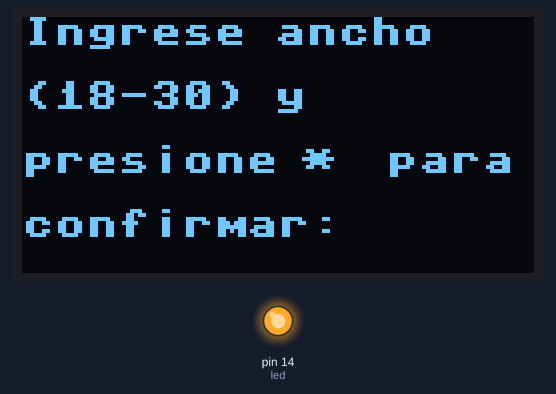
A program run on a simulated MicroPython board. Parts: 128×64 one-colour display, output pins drawn as LEDs (lit = HIGH).

Above: at 3.2 s.
At 8.0 s:
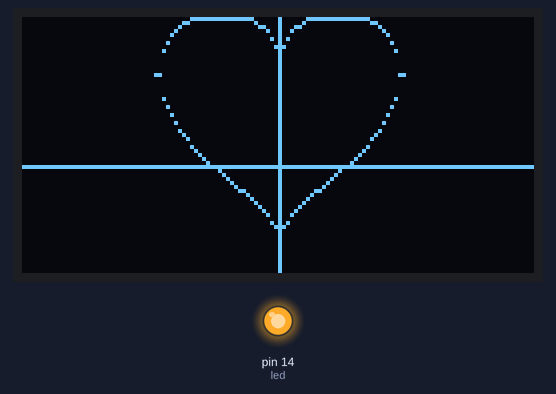
At 23.1 s:
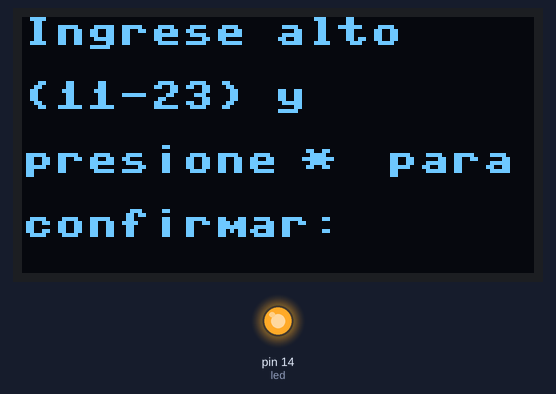
At 35.9 s:
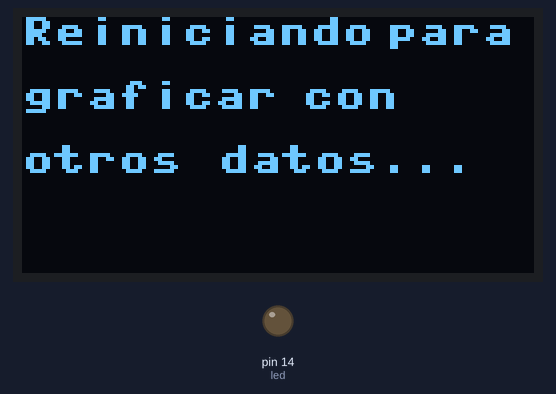
Timing chart, 0 to 40.0 s (numbered marks = the images above):
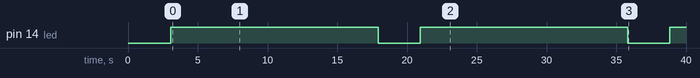

Measured:
- by itself, pin 14 (led): alternates HIGH for 14.9 s and LOW for 3.0 s
- what the display in image 0 shows lasts 2.0 s, from 3.1 s to 5.1 s
- what the display in image 1 shows lasts 10.1 s, from 7.9 s to 18.0 s
- what the display in image 2 shows lasts 2.1 s, from 23.0 s to 25.1 s

The program:

corazon_+_keypad__modificar_para_hacer_mas_curvy_.py
```python
from machine import Pin, I2C
from ssd1306 import SSD1306_I2C
import utime
import math
from time import sleep

# --- definicion de parametros para el uso del keypad matricial --- #
TECLA_ARRIBA  = 0
TECLA_ABAJO = 1

teclas = [['1', '2', '3', 'A'], ['4', '5', '6', 'B'], ['7', '8', '9', 'C'], ['*', '0', '#', 'D']]

filas = [2,3,4,5]
columnas = [6,7,8,9]

fila_pines = [Pin(nombre_pin, mode=Pin.OUT) for nombre_pin in filas]
columna_pines = [Pin(nombre_pin, mode=Pin.IN, pull=Pin.PULL_DOWN) for nombre_pin in columnas]

# --- inicializacion del keypad --- #
def init_keypad():
    for fila in fila_pines:
        fila.low()

# --- funcion para determinar si la tecla esta siendo presionada --- #
# --- esta se invoca en la funcion obtener_valor --- #
def scan_keypad():
    for fila in range(4):
        fila_pines[fila].high()
        for columna in range(4):
            if columna_pines[columna].value() == TECLA_ABAJO:
                utime.sleep(0.3)
                fila_pines[fila].low()
                return teclas[fila][columna]
        fila_pines[fila].low()
    return None

# --- funcion para determinar ancho y alto ingresado por keypad --- #
# --- se utiliza la tecla asterisco del keypad para finalizar la entrada --- #
def obtener_valor(mensaje, min_val, max_val, oled):
    valor = ""
    print(mensaje)
    while True:
        tecla = scan_keypad()
        if tecla:
            if tecla == '*':
                if valor and min_val <= int(valor) <= max_val:
                    return int(valor)
                else:
                    mensaje = "Valor fuera de rango. Intente nuevamente."
                    print(mensaje)
                    mostrar_oled(oled, mensaje, 3)
                    valor = ""
            elif tecla.isdigit():
                valor += tecla
                cadena = f"Ingresado: {valor}"
                print(cadena)
                mostrar_oled(oled, cadena, 0.5)

# --- creacion de la instancia oled --- #
def crear_oled():
    i2c = I2C(0, scl=Pin(17), sda=Pin(16), freq=400000)
    return SSD1306_I2C(128, 64, i2c)

# -- funcion para mostrar mensajes en la pantalla OLED -- #
def mostrar_oled(oled, message, n):
    oled.fill(0)
    ancho_caracter = 7 # <-- tamaño en pixeles de un caracter
    max_columna = 120   # <-- long max de la pantalla
    fila = 0            # <-- primera linea
    columna = 0      # <-- primera columna
    palabras = message.split() # <-- string a lista
    for palabra in palabras:
        ancho_palabra = len(palabra) * ancho_caracter
        if columna + ancho_palabra > max_columna:
            fila += 16
            columna = 0
        if fila >= 50:
            oled.show()
            sleep(n)
            oled.fill(0)
            fila = 0
            columna = 0
        oled.text(palabra, columna, fila)
        columna = columna + 7 # --> espacio entre palabras porsia
        columna += ancho_palabra + ancho_caracter
    oled.show()
    sleep(n)

# --- funcion para dibujar corazon, param: oled, ancho y alto
def dibujar_corazon(oled, tam_ancho, tam_alto):
    centro_x = 64
    centro_y = 37
    oled.fill(0)
    tam_ancho = tam_ancho
    # dibujar cora punto x punto
    for pos_x in range(128):
        if pos_x < centro_x:
            continue
        if pos_x - centro_x - 1 > tam_ancho:
            continue
        # modifcar el ,1 es que es un parametro
        pos_y = int(abs((pow((pos_x - centro_x) / tam_ancho, 0.35) + pow(-pow((pos_x - centro_x) / tam_ancho, 2) + 1, 1 / 2)) * -1 * tam_alto + centro_y))
        oled.pixel(pos_x, pos_y, 1)
        oled.pixel(pos_x - (pos_x - centro_x) * 2, pos_y, 1)

        pos_y = int(abs((pow((pos_x - centro_x) / tam_ancho, 0.35) - pow(-pow((pos_x - centro_x) / tam_ancho, 2) + 1, 1 / 2)) * -1 * tam_alto + centro_y))
        oled.pixel(pos_x, pos_y, 1)
        oled.pixel(pos_x - (pos_x - centro_x) * 2, pos_y, 1)
        oled.show()

    # plano cartesiano
    oled.hline(0, 37, 128, 1)
    oled.vline(64, 0, 64, 1)
    oled.show()

'''
30 x 23
20 x 18
27 x 19
'''
if __name__ == "__main__":
    init_keypad()
    led = Pin(14, Pin.OUT)
    led.value(0)

    oled = crear_oled()
    oled.fill(0)
    oled.show()
    mostrar_oled(oled, "GRAFICADORA DE CORAZON", 3)

    while True:
        # llamar para mostrar pantalla oled la cadena
        led.value(1)
        mostrar_oled(oled, "Ingrese ancho (18-30) y presione * para confirmar:", 2)
        led.value(0)
        # invocar funcion para solicitar parametros, (cadena, valor min, valor max, instancia oled)
        ancho = 30
        alto = 23

        #ancho = obtener_valor("Ingrese ancho (18-30) y presione * para confirmar:", 18, 30, oled)

        led.value(1)
        # llamar para mostrar pantalla oled la cadena
        mostrar_oled(oled, "Ingrese alto (11-23) y presione * para confirmar:", 2)
        led.value(0)

        # invocar funcion para solicitar parametros, (cadena, valor min, valor max, instancia oled)
        #alto = obtener_valor("Ingrese alto (11-23) y presione * para confirmar:", 11, 23, oled)

        # dibujar con los datos capturados
        led.value(1)
        dibujar_corazon(oled, ancho, alto)

        # tiempo de espera para no borrar tan rapido el cora
        sleep(10)
        led.value(0)
        mostrar_oled(oled, "Reiniciando para graficar con otros datos...", 3)


'''
prueba 1: 23 x 20

'''
```
